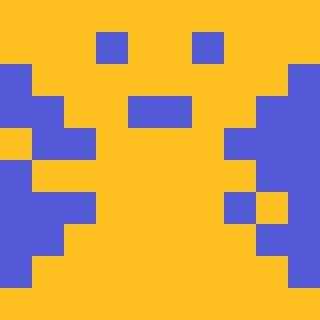

This is a level from a 2D game, rendered from its Tiled map with the project's own tilesets. A one-line summary and the complete map file follow:
An orthogonal 10x10 tile map with 32x32 px tiles, 1 tile layer (Capa de Patrones 1).

<map version="1.0" tiledversion="1.1.6" orientation="orthogonal" renderorder="right-down" width="10" height="10" tilewidth="32" tileheight="32" infinite="0" nextobjectid="1">
 <tileset firstgid="1" name="tiles_Ort" tilewidth="32" tileheight="32" tilecount="2" columns="2">
  <image source="tiles_Ort.png" width="64" height="32" />
 </tileset>
 <layer name="Capa de Patrones 1" width="10" height="10">
  <data encoding="csv">
2,2,2,2,2,2,2,2,2,2,
2,2,2,1,2,2,1,2,2,2,
1,2,2,2,2,2,2,2,2,1,
1,1,2,2,1,1,2,2,1,1,
2,1,1,2,2,2,2,1,1,1,
1,2,2,2,2,2,2,2,1,1,
1,1,1,2,2,2,2,1,2,1,
1,1,2,2,2,2,2,2,1,1,
1,2,2,2,2,2,2,2,2,1,
2,2,2,2,2,2,2,2,2,2
</data>
 </layer>
</map>